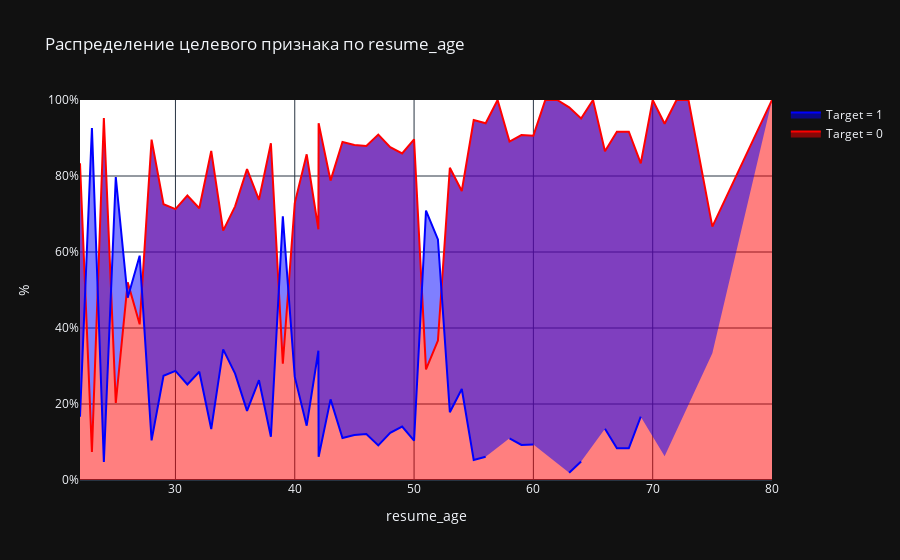

Notebook source saved alongside this figure:
### Code cell
create_scatter_chart(df[df.resume_gender == 'Женщина'], 'resume_age')
